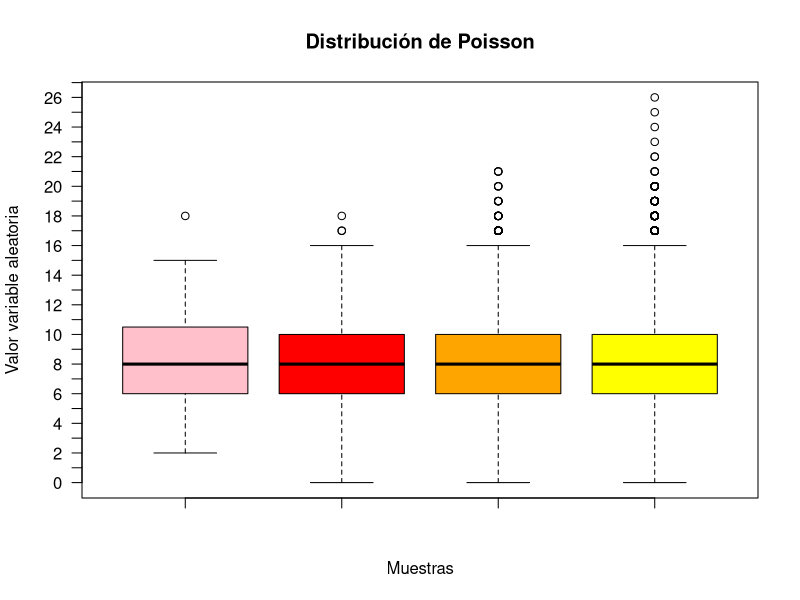
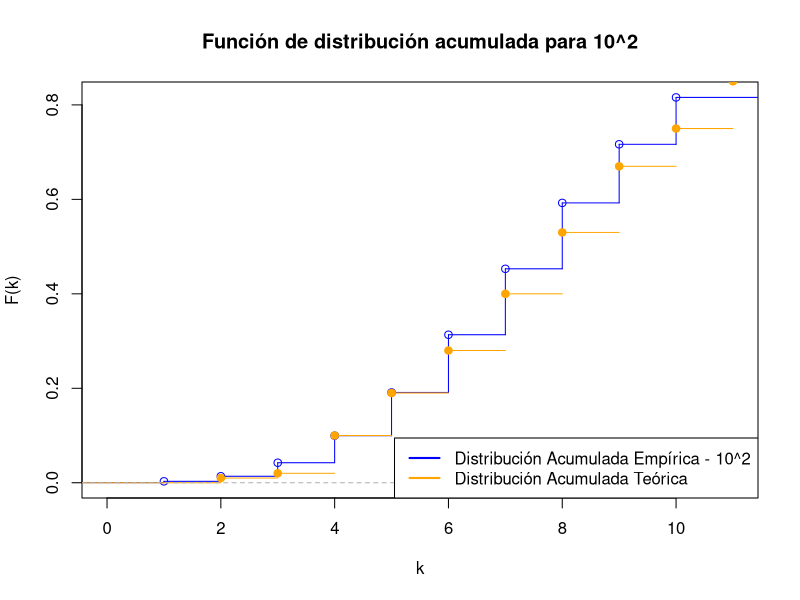
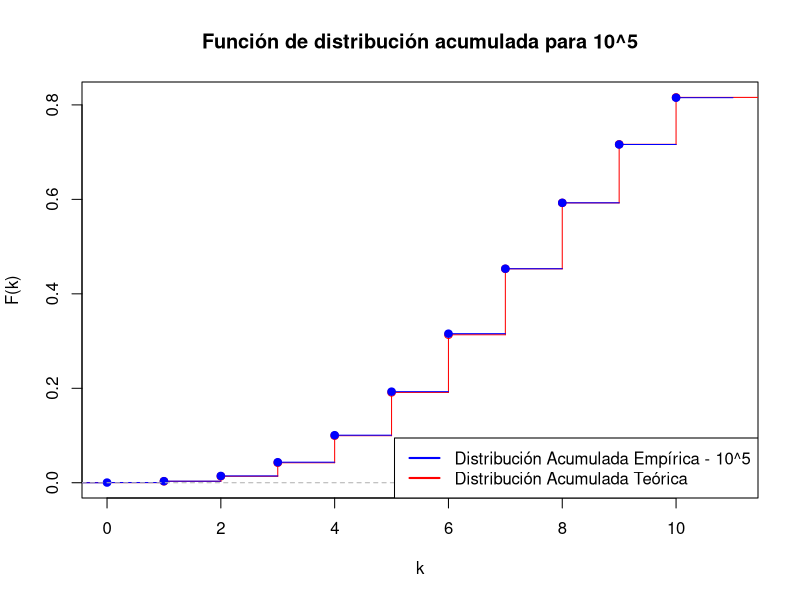

The R source for these figures, in order: (Note: this script raises an error after producing the figures.)
# EJ 1
# distribución poisson (lambda = 8 ) 
# n = 10 ^ (2 al 5)
# rpois(
#       n,     Numero de observaciones aleatorias a ser generadas
#       lambda, vector de medias no negativas )

# Generamos 4 constantes "a", "b", "c" y "d" aplicando la distribución de poisson
# para los tamaños de muestra 10^2, 10^3, 10^4 y 10^5 respectivamente
a = rpois(10^2,lambda = 8)
b = rpois(10^3,lambda = 8)
c = rpois(10^4,lambda = 8)
d = rpois(10^5,lambda = 8)

# Con boxplot generamos el gráfico de cajas agregado color para distiguir 
# cada gráfico y borramos el eje "y" para agregar uno más exacto
boxplot(#values ~ group,
  #data,
  a,b,c,d,
  col = c("pink",
          "red", 
          "orange", 
          "yellow"),
  main = "Distribución de Poisson",
  xlab = "Muestras",
  ylab = "Valor variable aleatoria",
  yaxt='n')

# Agregamos eje "y" mas exacto
axis(2, at=seq(0, 30, 1),las=2)

#Mostramos los datos particulares de cada una de los boxplot obtenidos.
boxplot.stats(a)
boxplot.stats(b)
boxplot.stats(c)
boxplot.stats(d)

# Utilizamos "mean" para calcular la esperanza empírica de cada muestra
# y guardamos cada resultado para su posterior comparación
espA = mean(a)
espB = mean(b)
espC = mean(c)
espD = mean(d)

# Por el teórico se sabe que lambda coincide con la esperanza teórica
espT = 8

# Se compara el valor teórico contra el valor empirico obtenido en cada caso
comparEA = espA - espT
comparEB = espB - espT
comparEC = espC - espT
comparED = espD - espT
# Se observa que en efecto cuando se aumenta la cantidad de ensayos el resultado se parece más al teorico

# Utilizamos el comando "var" para calcular la varainza empírica de cada muestra
# y guardamos cada resultado para su posterior comparación
varA = var(a)
varB = var(b)
varC = var(c)
varD = var(d)

# Por el teórico se sabe que lambda coincide con el valor de la varianza
varT = 8

# Se compara el valor teorico de la varianza contra el valor empirico obtenido en cada caso
comparVA = varA - varT
comparVB = varB - varT
comparVC = varC - varT
comparVD = varD - varT
# Se observa que en efecto cuando se aumenta la cantidad de ensayos el resultado se parece más al teorico

# Con "ecdf" calculamos la distribución empírica para las muestras
# de tamaño 10^2 y 10^5
distA = ecdf(a)
distD = ecdf(d)

# Utilizamos "stepfun" con una lista de 1 a 10 junto a ppois para obetner
# obtener la funcion de distribucion acumulada teorica y poder graficarla
# utilizando "plot". genrando los escalones caracteristicos. Nos aseguramos
# de eliminar las verticales y de agregar las etiquetas correspondientes
plot(stepfun(c(1:10),ppois(c(0,1:10), lambda = 8)), 
     main = "Función de distribución acumulada para 10^2", 
     xlab = "k",
     ylab = "F(k)",
     col="blue")


# Sobre el grafico anterior graficamos nuestra desitribucion empirica 
# con tamaño de muestera 10^2 que obtuvimos previmante con un color
# diferente para distinguirla de la distribucion teorica
lines(distA, col="orange")

# Agregamos una leyenda para hacer mas clara la identificacion
# de los graficos
legend("bottomright", 
       legend = c("Distribución Acumulada Empírica - 10^2",
                  "Distribución Acumulada Teórica"),
       lty = 1, col = c("blue","orange"), lwd = 2, box.lty =1)


# Analogamente al grafico anterior graficamos la distribucion acumulada teorica

plot(stepfun(c(1:10),ppois(c(0,1:10), lambda = 8)), 
     main = "Función de distribución acumulada para 10^5", 
     xlab = "k",
     ylab = "F(k)",
     col="red")
lines(distD, col="blue")
legend("bottomright", 
       legend = c("Distribución Acumulada Empírica - 10^5",
                  "Distribución Acumulada Teórica"),
       lty = 1, col = c("blue","red"), lwd = 2, box.lty =1)



#---------------------------------------------------------------------------------------
# EJ 3
# Distribución Exponencial(3.5)

# PT 1) n = 10 ^ 3
# Generamos una constante con valores aleatorios para la variable con distribución normal
a = rexp(10^3,-4, sqrt(16)) 
# Calculamos la media empírica de los valoreas aleatorias de a
muEmp = mean(a) 
# Guradamos la media teórica 
muTeo = -4
# Guardamos desviación estandar teórica
desvTeo = sqrt(16)
# Valor estandarizado de mediana empírica
medEsta = sqrt(1000) * ((muEmp - muTeo)/desvTeo)

# PT 2)

# Para la parte 2 realizamos un loop for para realizar los calculos de la parte "A" y guardarlas en un array 
promEst <- 0
for(i in 1:500){
  ab = rnorm(10^3,-4, sqrt(16))
  muEmpb = mean(ab) 
  promEst[i] <- sqrt(10^3) * ((muEmpb - muTeo)/desvTeo)
}

# Presentamos en un histograma los valores obtenidos en el loop
s = seq(-4, 4, 0.1)
hist(promEst,
     main="Promedio estandarizados y distribuciÃ³n normal estandar",
     breaks = 50,
     xaxt="n",
     ylab="Densidad",
     xlab="x",
     freq=FALSE)

# Sobre el histograma graficamos la densidad de la distribución normal estandard
lines(s, 
      dnorm(s, mean = 0, sd = 1),
      lty = 1, 
      lwd = 2)
polygon(s, 
        dnorm(s, mean = 0, sd = 1), 
        col = rgb(1, 0, 0, alpha = 0.5))

# Por último agregamos una leyenda para visualizar claramente los resultados  y cambiamos la escala del eje
axis(1, at=s,las=1)
legend("topleft", 
       legend = c("Promedio estandarizado",
                  "DistribuciÃ³n normal estandar"),
       lty = 1, col = c("grey","red"), lwd =1, box.lty =1)


#------------------------------------------------------------------------------------


# Ejercicio 2
# Distrubucion continua: Exponencial (lambda=3,5)

############################## Parte A #######################################

# La función rexp para generar muestras con distribución exponencial tiene dos parámetros: n y rate.
# n es el tamano
# rate es la tasa de crecimiento (lambda). 

lambda = 3.5

# Se generan 4 muestras aleatorias aplicando la distribución exponencial para los tamanos de 
# muestra 10^2, 10^3, 10^4 y 10^5 respectivamente
a = rexp(10^2, lambda)
b = rexp(10^3, lambda)
c = rexp(10^4, lambda)
d = rexp(10^5, lambda)

# Con boxplot generamos el gráfico de cajas agregado color para distiguir 
# cada gráfico y borramos el eje "y" para agregar uno más exacto
boxplot(
  a,b,c,d,
  col = c("darkseagreen1",
          "darkseagreen2", 
          "darkseagreen3", 
          "darkseagreen4"),
  main = "Distribución Exponencial",
  xlab = "Muestras",
  ylab = "Valor variable aleatoria",
  yaxt='n')

# Mostramos los datos particulares de cada una de las muestras obtenidas.
boxplot.stats(a)
boxplot.stats(b)
boxplot.stats(c)
boxplot.stats(d)

# Agregamos eje "y" mas exacto
axis(2, at=seq(0, 10, 0.2),las=2)

median(a) # 0.1972078 $conf[1] 0.1610968 0.2333188
median(b) # 0.2024430 $conf[1] 0.1870399 0.2178462
median(c) # 0.1995386 $conf[1] 0.1945816 0.2044957
median(d) # 0.1983504 $conf [1] 0.1967769 0.1999239

############################## Parte B #######################################
# Utilizamos "mean" para calcular la esperanza empírica de cada muestra
# y guardamos cada resultado para su posterior comparación
espA = mean(a)
espB = mean(b)
espC = mean(c)
espD = mean(d)

# Esperanza teórica: E(X) = 1/lambda
espT = 1/lambda

# Se compara el valor teórico contra el valor empirico obtenido en cada caso
comparEA = espA - espT
comparEB = espB - espT
comparEC = espC - espT
comparED = espD - espT

# Utilizamos el comando "var" para calcular la varainza empírica de cada muestra
# y guardamos cada resultado para su posterior comparación
varA = var(a)
varB = var(b)
varC = var(c)
varD = var(d)

# Varianza teórica: Var(X) = 1/lambda^2
varT = 1/(lambda^2)

# Se compara el valor teorico de la varianza contra el valor empirico obtenido en cada caso
comparVA = varA - varT
comparVB = varB - varT
comparVC = varC - varT
comparVD = varD - varT

# Cuanto mas grande es la muestra la esperanza se acerca mas a la teórica. Lo mismo con la varianza

############################## Parte C #######################################
#Presentar para n = 100, en un mismo grafico, el histograma de los valores simulados y la densidad
#teorica de la variable simulada. Hacer otro grafico similar, pero para n = 10ˆ5

## dexp: La función en R para calcular la función de densidad de probabilidad exponencial de λ https://r-coder.com/distribucion-exponencial-r/

# Histogramas
# Generamos un histograma con los valores obtenidos de realizar los experimentos aleatorios
# Rejilla del eje X
x = seq(0, 8, 0.1)
# Histograma para  muestra 10^2
hist(a, 
     main="Distribución Exponencial - muestra 10^2",
     breaks = 20, 
     xaxt="n",
     ylab="Densidad",
     xlab="x",
     freq=FALSE)
# Dibujamos una línea con la función de densidad
lines(x, dexp(x, rate = 3.5), col = "blue", lty = 1, lwd = 2)

# Agregamos una leyenda
legend("topright", 
       legend = c("Valores aleatorios",
                  "Función de densidad"),
       lty = 1, col = c("grey","blue"), lwd =1, box.lty =1)

# Realizamos el histograma para el tamaño de muestra 10^5 análogamente al 10^2
# Rejilla del eje X
x = seq(0, 8, 0.1)

# Histograma para  muestra 10^5
hist(d, 
     main="Distribución Exponencial - muestra 10^5",
     ylab="Densidad",
     xlab="x",
     breaks = 50,
     xaxt="n", 
     freq=FALSE)

# Dibujamos una línea con la función de densidad
lines(x, dexp(x, rate = 3.5), col = "blue", lty = 1, lwd = 2)

# Agregamos una leyenda
legend("topright", 
       legend = c("Valores aleatorios",
                  "Función de densidad"),
       lty = 1, col = c("grey","blue"), lwd =1, box.lty =1)
